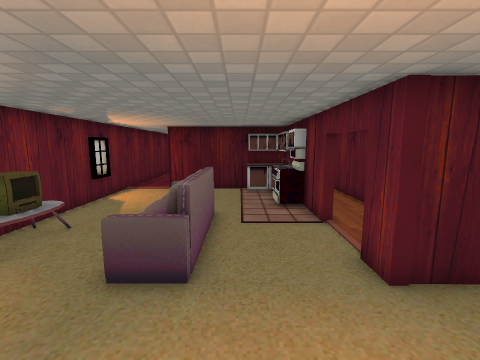
[1] (above)

14 first-person views from a walk through a level from a Godot 3-D game. The camera is 1.5 m above the floor, tilts 8° down and sees 90° across. The floor is counted in squares, 0.58 m on a side. Each view is taken from the middle of a square. On the plan, view 1 faces up. The plan holds only what a view shows up to about 17 squares ahead; the rest is blank. Characters and animated objects are left out. Some surface patterns are stand-ins.

[2]
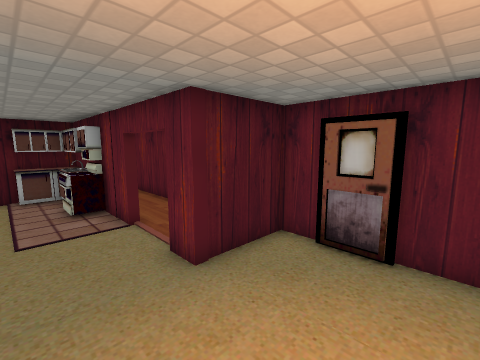

[3]
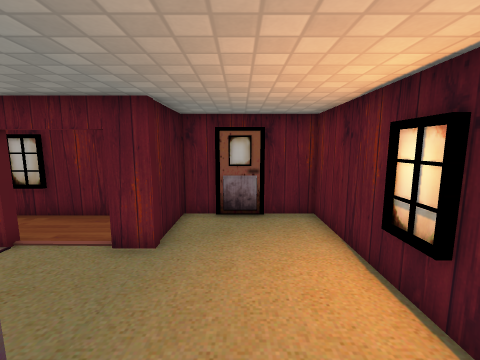

[4]
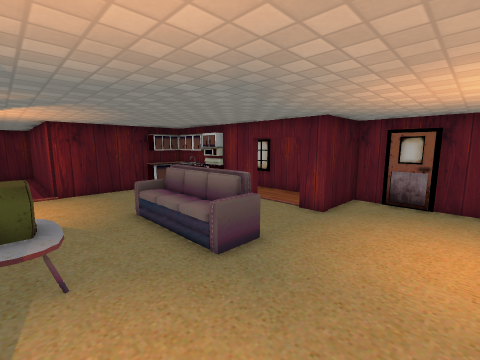

[5]
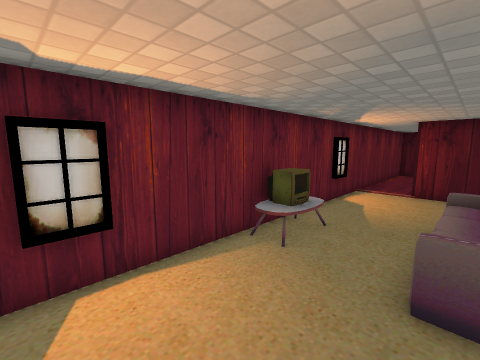

[6]
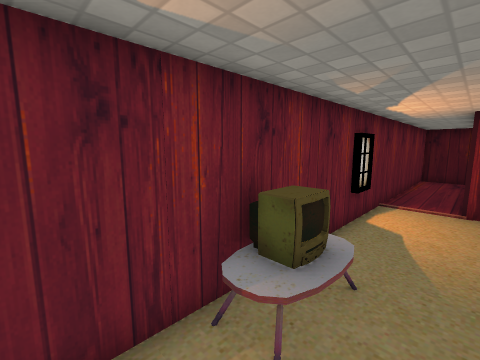

[7]
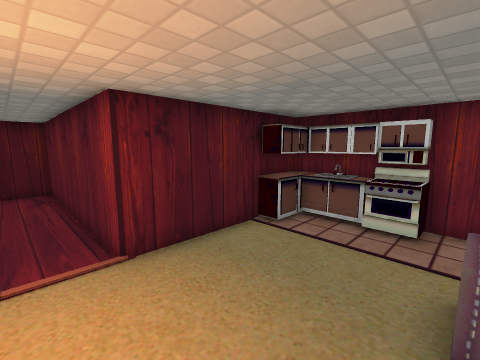

[8]
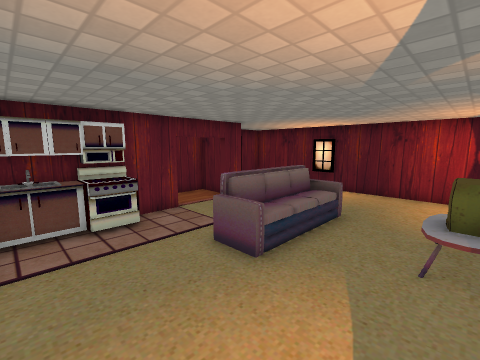

[9]
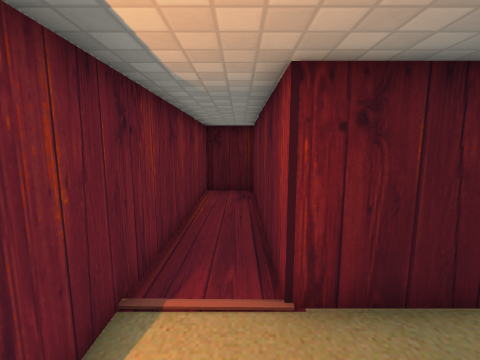

[10]
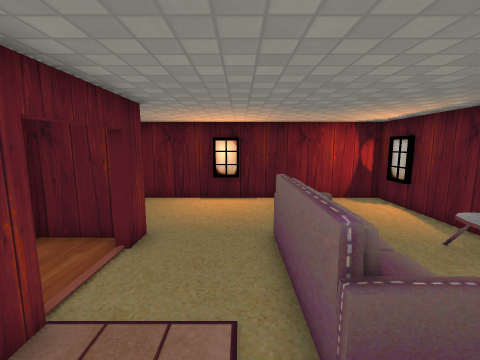

[11]
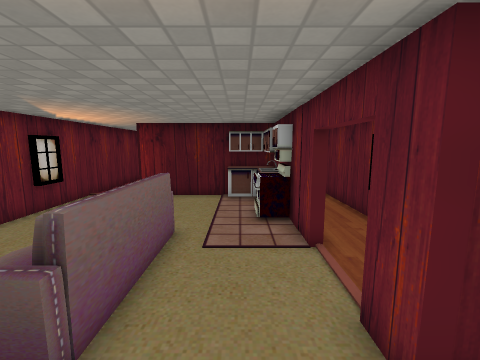

[12]
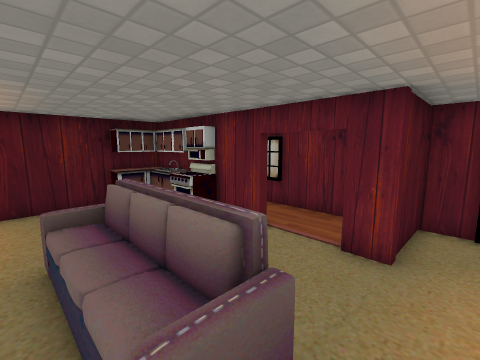

[13]
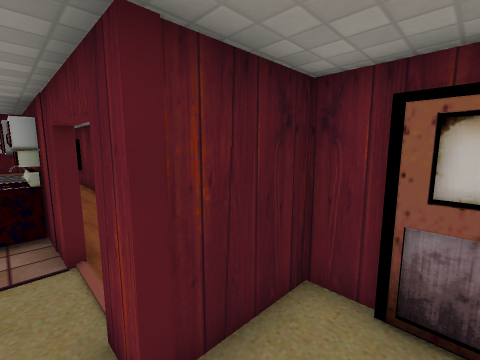

[14]
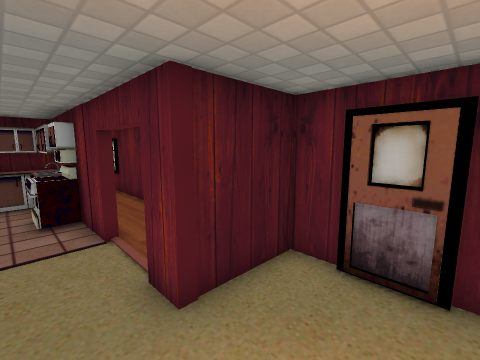

### Floor plan
Key: @ floor where view 1 was taken; # wall or solid block; x gap in a wall; . floor; D closed door; = window, fence, low wall or low ledge; T thing the floor can be seen under or through.
Columns run from 7 left of view 1 to 6 right of it. Each row starts with its distance up from view 1.
 25 ####
 24 #..#
 23 #..#
 22 #..#
 21 #..#         #
 20 #..#         #
 19 #..#         #
 18 #..#        .#
 17 #..#        .#
 16 #..#         #
 15 #..####   #  #
 14 #..    ####..#
 13 #....... ##..#
 12 #........##..#
 11 #....... ##..#
 10 #....... ##. #
  9 #...#=#...#. #
  8 #...##=...x..#
  7 #= .##=... ..#
  6 ## ..#=... ..#
  5 # ...#=...T  #
  4 #....=#...T###
  3 #............D
  2 #............D
  1 #............D
  0 #......@.....#
 -1 ##############

Positions as (right, up) in squares from view 1, and headings:
1: (0, 0), facing up
2: (0, 0), facing up-right
3: (-3, 2), facing right
4: (-6, 0), facing up-right
5: (-2, 0), facing up-left
6: (-4, 3), facing up-left
7: (-6, 9), facing up-right
8: (-6, 13), facing down-right
9: (-5, 11), facing up
10: (0, 11), facing down
11: (1, 2), facing up
12: (-3, 3), facing up-right
13: (2, 2), facing up-right
14: (1, 1), facing up-right
